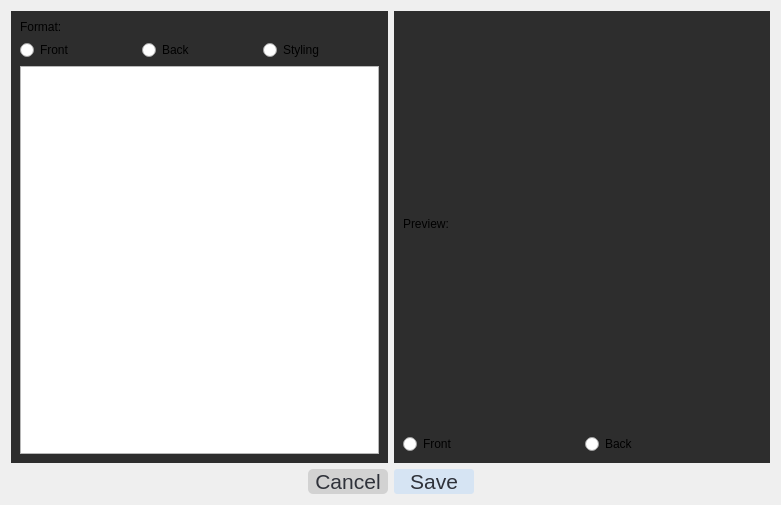
<?xml version="1.0" encoding="UTF-8"?>
<ui version="4.0">
 <class>Form</class>
 <widget class="QWidget" name="Form">
  <property name="geometry">
   <rect>
    <x>0</x>
    <y>0</y>
    <width>781</width>
    <height>505</height>
   </rect>
  </property>
  <property name="windowTitle">
   <string>Form</string>
  </property>
  <layout class="QVBoxLayout" name="verticalLayout_3">
   <item>
    <layout class="QHBoxLayout" name="horizontalLayout_4" stretch="1,1">
     <item>
      <widget class="QWidget" name="formatwidget" native="true">
       <property name="styleSheet">
        <string notr="true">QWidget#formatwidget{background-color:rgb(45, 45, 45)}</string>
       </property>
       <layout class="QVBoxLayout" name="verticalLayout" stretch="0,0,1">
        <item>
         <widget class="QLabel" name="label">
          <property name="text">
           <string>Format:</string>
          </property>
         </widget>
        </item>
        <item>
         <layout class="QHBoxLayout" name="formatbuttonslayout">
          <item>
           <widget class="QRadioButton" name="formatfrontbutton">
            <property name="text">
             <string>Front</string>
            </property>
           </widget>
          </item>
          <item>
           <widget class="QRadioButton" name="formatbackbutton">
            <property name="text">
             <string>Back</string>
            </property>
           </widget>
          </item>
          <item>
           <widget class="QRadioButton" name="formatstylingbutton">
            <property name="text">
             <string>Styling</string>
            </property>
           </widget>
          </item>
         </layout>
        </item>
        <item>
         <widget class="QTextEdit" name="formattextedit">
          <property name="font">
           <font>
            <pointsize>16</pointsize>
           </font>
          </property>
         </widget>
        </item>
       </layout>
      </widget>
     </item>
     <item>
      <widget class="QWidget" name="previewwidget" native="true">
       <property name="styleSheet">
        <string notr="true">QWidget#previewwidget{background-color:rgb(45, 45, 45)}</string>
       </property>
       <layout class="QVBoxLayout" name="verticalLayout_2" stretch="0,0">
        <item>
         <widget class="QLabel" name="label_2">
          <property name="text">
           <string>Preview:</string>
          </property>
         </widget>
        </item>
        <item>
         <layout class="QHBoxLayout" name="previewbuttonslayout">
          <item>
           <widget class="QRadioButton" name="frontpreviewbutton">
            <property name="text">
             <string>Front</string>
            </property>
           </widget>
          </item>
          <item>
           <widget class="QRadioButton" name="backpreviewbutton">
            <property name="text">
             <string>Back</string>
            </property>
           </widget>
          </item>
         </layout>
        </item>
       </layout>
      </widget>
     </item>
    </layout>
   </item>
   <item>
    <layout class="QHBoxLayout" name="tophlayout">
     <item>
      <spacer name="horizontalSpacer">
       <property name="orientation">
        <enum>Qt::Horizontal</enum>
       </property>
       <property name="sizeHint" stdset="0">
        <size>
         <width>40</width>
         <height>20</height>
        </size>
       </property>
      </spacer>
     </item>
     <item>
      <widget class="QPushButton" name="cancelbutton">
       <property name="sizePolicy">
        <sizepolicy hsizetype="Minimum" vsizetype="Minimum">
         <horstretch>0</horstretch>
         <verstretch>0</verstretch>
        </sizepolicy>
       </property>
       <property name="minimumSize">
        <size>
         <width>80</width>
         <height>20</height>
        </size>
       </property>
       <property name="styleSheet">
        <string notr="true">border-radius:5px;background-color:rgb(210, 210, 210);
font: 16pt;color:rgb(47, 50, 58);</string>
       </property>
       <property name="text">
        <string>Cancel</string>
       </property>
      </widget>
     </item>
     <item>
      <widget class="QPushButton" name="savebutton">
       <property name="sizePolicy">
        <sizepolicy hsizetype="Minimum" vsizetype="Minimum">
         <horstretch>0</horstretch>
         <verstretch>0</verstretch>
        </sizepolicy>
       </property>
       <property name="minimumSize">
        <size>
         <width>80</width>
         <height>20</height>
        </size>
       </property>
       <property name="styleSheet">
        <string notr="true">border-radius:3px;background-color:rgb(214, 228, 243);
font: 16pt;color:rgb(47, 50, 58)</string>
       </property>
       <property name="text">
        <string>Save</string>
       </property>
      </widget>
     </item>
     <item>
      <spacer name="horizontalSpacer_2">
       <property name="orientation">
        <enum>Qt::Horizontal</enum>
       </property>
       <property name="sizeHint" stdset="0">
        <size>
         <width>40</width>
         <height>20</height>
        </size>
       </property>
      </spacer>
     </item>
    </layout>
   </item>
  </layout>
 </widget>
 <resources/>
 <connections/>
</ui>
